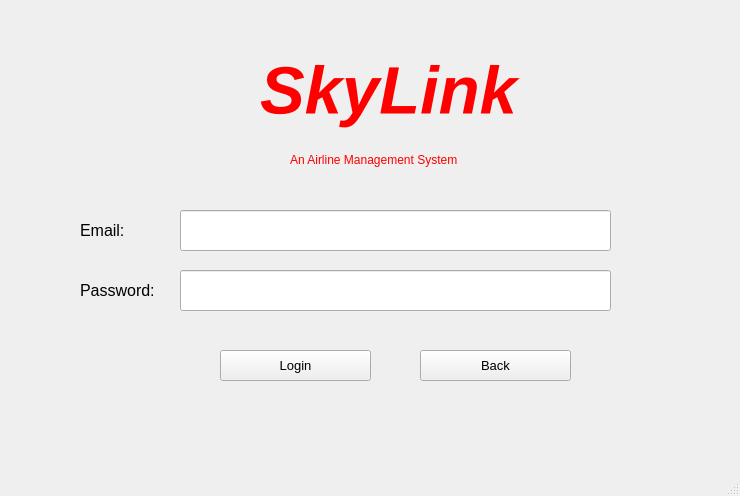
<?xml version="1.0" encoding="UTF-8"?>
<ui version="4.0">
 <class>MainWindow</class>
 <widget class="QMainWindow" name="MainWindow">
  <property name="geometry">
   <rect>
    <x>0</x>
    <y>0</y>
    <width>740</width>
    <height>496</height>
   </rect>
  </property>
  <property name="font">
   <font>
    <pointsize>10</pointsize>
   </font>
  </property>
  <property name="windowTitle">
   <string>MainWindow</string>
  </property>
  <property name="styleSheet">
   <string notr="true">color: red;</string>
  </property>
  <widget class="QWidget" name="centralwidget">
   <widget class="QLabel" name="label">
    <property name="geometry">
     <rect>
      <x>260</x>
      <y>-20</y>
      <width>431</width>
      <height>221</height>
     </rect>
    </property>
    <property name="font">
     <font>
      <family>Segoe UI Historic</family>
      <pointsize>50</pointsize>
      <weight>75</weight>
      <italic>true</italic>
      <bold>true</bold>
      <kerning>true</kerning>
     </font>
    </property>
    <property name="styleSheet">
     <string notr="true">color: red;</string>
    </property>
    <property name="text">
     <string>SkyLink</string>
    </property>
   </widget>
   <widget class="QLineEdit" name="lineEdit">
    <property name="geometry">
     <rect>
      <x>180</x>
      <y>210</y>
      <width>431</width>
      <height>41</height>
     </rect>
    </property>
    <property name="styleSheet">
     <string notr="true">color: black;</string>
    </property>
   </widget>
   <widget class="QLabel" name="label_2">
    <property name="geometry">
     <rect>
      <x>80</x>
      <y>210</y>
      <width>101</width>
      <height>41</height>
     </rect>
    </property>
    <property name="font">
     <font>
      <pointsize>12</pointsize>
     </font>
    </property>
    <property name="styleSheet">
     <string notr="true">color: black;</string>
    </property>
    <property name="text">
     <string>Email:</string>
    </property>
   </widget>
   <widget class="QLabel" name="label_3">
    <property name="geometry">
     <rect>
      <x>80</x>
      <y>270</y>
      <width>91</width>
      <height>41</height>
     </rect>
    </property>
    <property name="font">
     <font>
      <pointsize>12</pointsize>
     </font>
    </property>
    <property name="styleSheet">
     <string notr="true">color: black;</string>
    </property>
    <property name="text">
     <string>Password:</string>
    </property>
   </widget>
   <widget class="QLineEdit" name="lineEdit_2">
    <property name="geometry">
     <rect>
      <x>180</x>
      <y>270</y>
      <width>431</width>
      <height>41</height>
     </rect>
    </property>
    <property name="styleSheet">
     <string notr="true">color: black;</string>
    </property>
   </widget>
   <widget class="QPushButton" name="pushButton_57">
    <property name="geometry">
     <rect>
      <x>220</x>
      <y>350</y>
      <width>151</width>
      <height>31</height>
     </rect>
    </property>
    <property name="font">
     <font>
      <pointsize>10</pointsize>
     </font>
    </property>
    <property name="styleSheet">
     <string notr="true">color: black;</string>
    </property>
    <property name="text">
     <string>Login</string>
    </property>
   </widget>
   <widget class="QLabel" name="label_4">
    <property name="geometry">
     <rect>
      <x>290</x>
      <y>150</y>
      <width>421</width>
      <height>20</height>
     </rect>
    </property>
    <property name="text">
     <string>An Airline Management System</string>
    </property>
   </widget>
   <widget class="QPushButton" name="pushButton_58">
    <property name="geometry">
     <rect>
      <x>420</x>
      <y>350</y>
      <width>151</width>
      <height>31</height>
     </rect>
    </property>
    <property name="font">
     <font>
      <pointsize>10</pointsize>
     </font>
    </property>
    <property name="styleSheet">
     <string notr="true">color: black;</string>
    </property>
    <property name="text">
     <string>Back</string>
    </property>
   </widget>
  </widget>
  <widget class="QMenuBar" name="menubar">
   <property name="geometry">
    <rect>
     <x>0</x>
     <y>0</y>
     <width>740</width>
     <height>26</height>
    </rect>
   </property>
  </widget>
  <widget class="QStatusBar" name="statusbar"/>
 </widget>
 <resources/>
 <connections/>
</ui>
